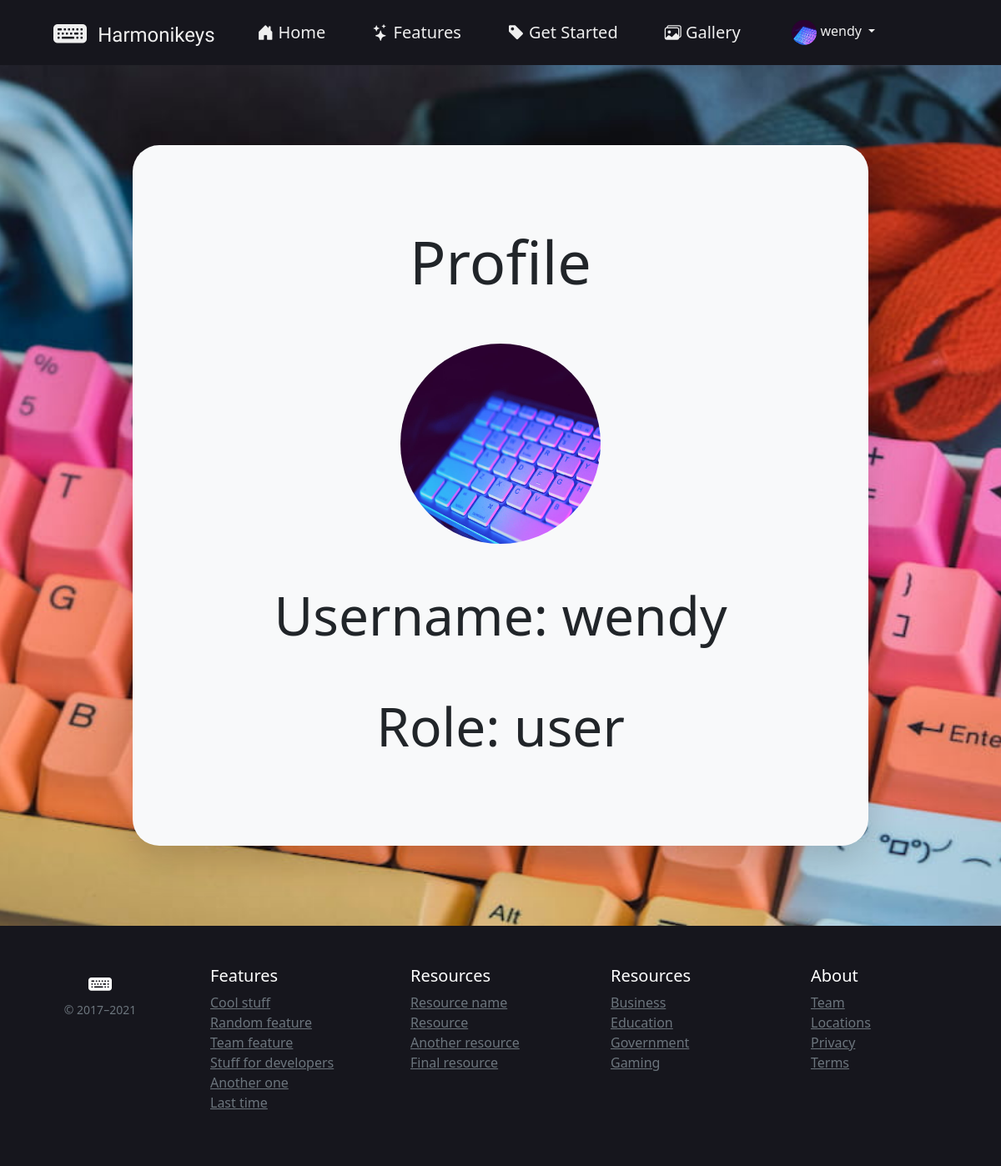
Before: /public/pages/profile.php (signed in) with the older database file.
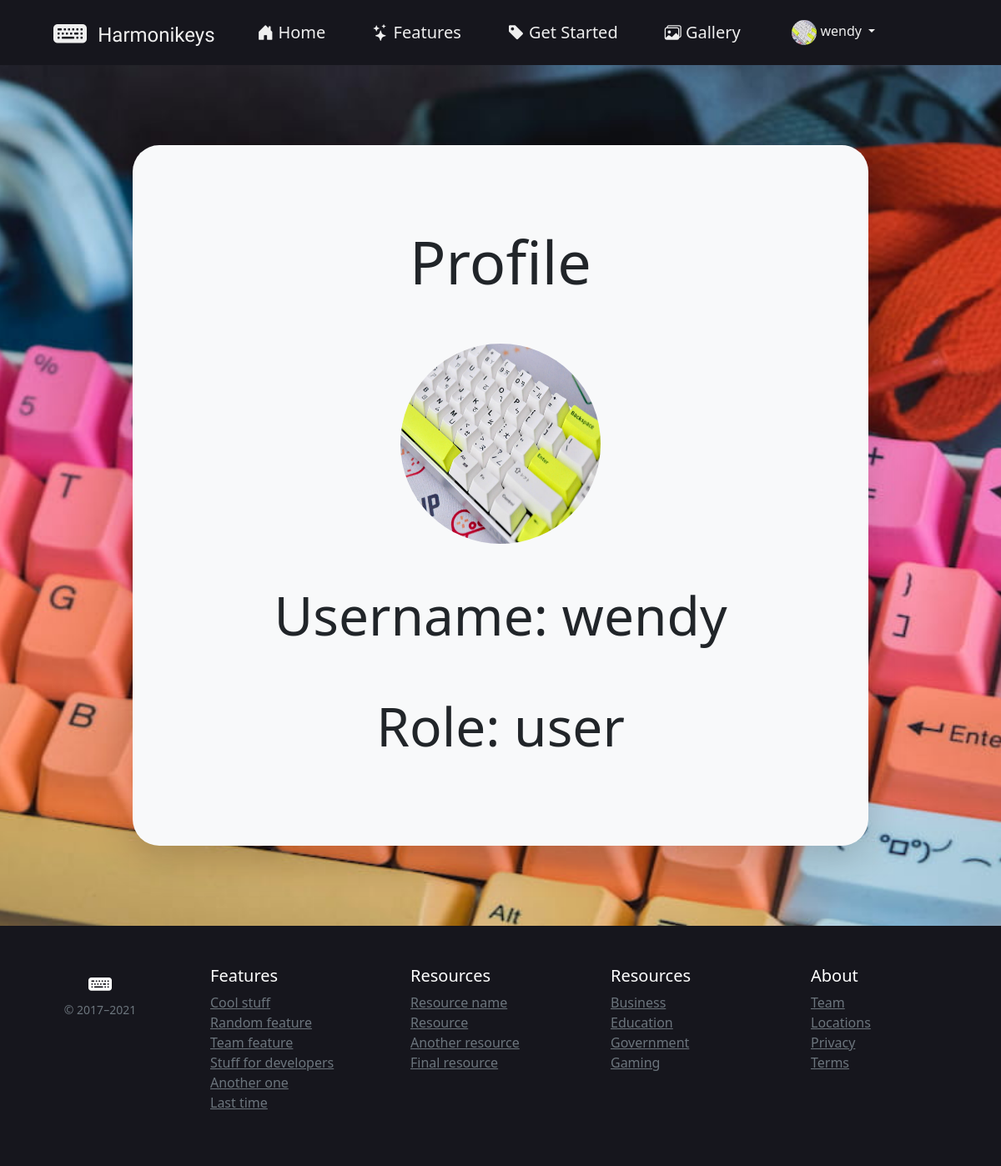
After: the same page with the newer database file.
### tables this page shows
CREATE TABLE `tb_users` (
  `id` int(11) NOT NULL,
  `username` varchar(100) NOT NULL,
  `userpass` varchar(255) NOT NULL,
  `userimg` varchar(100) DEFAULT 'default_user_img.png',
  `userrole` varchar(50) NOT NULL DEFAULT 'user'
);

### helpers/functions.php (called while the page is built, shortened)
<?php
$conn = new mysqli(DB_HOST, DB_USER, DB_PASS, DB_NAME);
function query($query) {
  global $conn;
  $result = $conn->query($query);
  $rows = [];
  while ($row = mysqli_fetch_assoc($result)){
    $rows[] = $row;
  }
  return $rows;
}
?>

### helpers/auth.php (called while the page is built, shortened)
<?php
function userAuth() {
  if (isset($_SESSION["id"])) {
    $sessionData = query("SELECT * FROM tb_users WHERE id = '". $_SESSION["id"]."'")[0];
    return $sessionData;
  }
}
?>

### public/pages/profile.php (the view, shortened to what this page needs)
<?php
$user = userAuth();
?>
<?php require_once 'components/layout-top.php' ?>
<main class="min-vh-100 container d-flex justify-content-center align-items-center my-5">
  <div class="row w-75 d-flex flex-column align-items-center text-center shadow-lg bg-light py-5 px-5 m-5"
    style="border-radius: 2rem;">
    <div class="mt-5 mb-5">
      <h1 class="display-2">Profile</h1>
    </div>
    <div class="mb-5 d-flex align-items-center justify-content-center">
      <img src="../img/<?= $user["userimg"] ?>" class="rounded-circle" style="height: 15rem; width: 15rem;">
    </div>
    <div class="mb-5">
      <h2 class="display-3">Username: <?= $user["username"] ?></h2>
    </div>
    <div class="mb-5">
      <h2 class="display-3">Role: <?= $user["userrole"] ?></h2>
    </div>
  </div>
</main>
<?php require_once 'components/layout-bottom.php' ?>

### public/pages/components/navbar.php (shortened to what this page needs)
<div class="site-header sticky-top px-5 bg-eigengrau">
  <div class="navbar navbar-expand-lg p-1">
    <div class="container d-flex flex-column flex-md-row">
      <div class="row w-100">
        <a href="<?= PUBLIC_DIR ?>/pages/index.php" class="navbar-brand d-none d-lg-inline-block col-2">
          <i class="bi bi-keyboard-fill fs-1 d-inline-block"></i>
          <span class="d-inline-block fs-4 p-0 ps-2 position-relative" style="top: -4px;  font-family: 'Yellowtail', cursive;">Harmonikeys</span>
        </a>
        <nav class="collapse navbar-collapse justify-content-lg-center col-7 ps-3" id="navbar">
          <ul class="navbar-nav mb-2 mb-sm-0 text-center" id="menu">
            <li class="nav-item me-lg-4">
              <a class="nav-link fs-5" aria-current="page" href="<?= PUBLIC_DIR ?>/pages/index.php#home">
                <i class="bi bi-house-door-fill"></i>
                <span>Home</span>
              </a>
            </li>
            <li class="nav-item me-lg-4">
              <a class="nav-link fs-5" href="<?= PUBLIC_DIR ?>/pages/index.php#features">
                <i class="bi bi-stars"></i>
                <span>Features</span>
              </a>
            </li>
            <li class="nav-item me-lg-4">
              <a class="nav-link fs-5" href="<?= PUBLIC_DIR ?>/pages/index.php#getstarted">
                <i class="bi bi-tag-fill"></i>
                <span>Get Started</span>
              </a>
            </li>
            <li class="nav-item">
              <a class="nav-link fs-5" href="<?= PUBLIC_DIR ?>/pages/index.php#gallery">
                <i class="bi bi-images"></i>
                <span>Gallery</span>
              </a>
            </li>
          </ul>
        </nav>
        <div class="dropdown d-none d-lg-inline-block col-2 mt-3 p-1">
          <?php if( !(isset($_SESSION["login"])) ) : ?>
          <div class="nav-item">
            <a href="login.php" class="text-decoration-none fs-5">Login</a>
          </div>
          <?php else : ?>
          <div class="d-none d-lg-block nav-item dropdown">
            <a class="dropdown-toggle text-decoration-none" href="#" id="dropdown2" data-bs-toggle="dropdown" aria-expanded="false">
              <img src="<?= PUBLIC_DIR ?>/img/<?= $user['userimg'] ?>" class="rounded-pill" width="30" height="30" alt="User Profile Image">
              <span><?= $user['username'] ?></span>
            </a>
          </div>
          <?php endif; ?>
        </div>
      </div>
    </div>
  </div>
</div>

Changed rows visible on the page:
changed tb_users "wendy": userimg: a different picture
